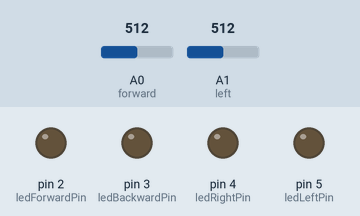
This sketch was run on a simulated Arduino Uno, built with avr-gcc and run on an emulated ATmega328P. Shown: output pins drawn as LEDs (lit = HIGH). Inputs (shaded band) come from the test bench; at power-on: A0 (forward) = 512, A1 (left) = 512. No radio packets arrive unless stated; what the sketch prints to the serial monitor is not drawn.

Above: at 1.2 s.
1.3 s: A0 (forward) set to 475
4.3 s: A0 (forward) set to 447
At 4.9 s:
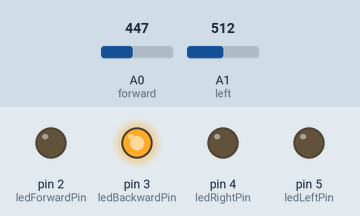
5.8 s: A1 (left) set to 478
8.8 s: A1 (left) set to 451
At 9.5 s:
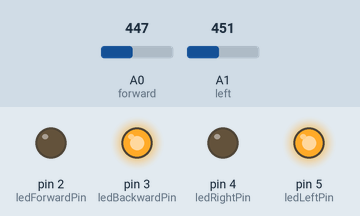
10.3 s: A0 (forward) set to 511
At 10.7 s:
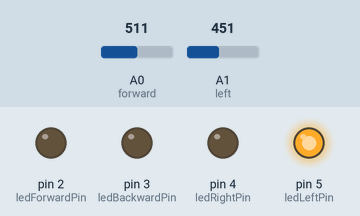
11.8 s: A1 (left) set to 900
At 13.0 s:
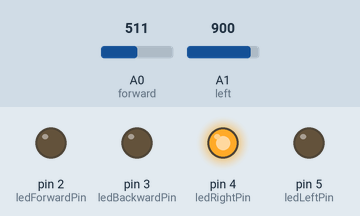
Timing chart, 0 to 14.3 s (numbered marks = the images above; inputs shaded):
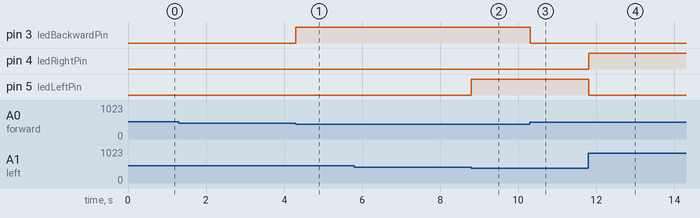

Measured:
- the behaviour switches between 462 and 461 on A0 (forward) (found by bisection; images 0 and 1)
- the behaviour switches between 462 and 461 on A1 (left) (found by bisection; images 1 and 2)
- after the input at 4.3 s, pin 3 (ledBackwardPin): LOW → HIGH at once
- after the input at 8.8 s, pin 5 (ledLeftPin): LOW → HIGH at once
- after the input at 10.3 s, pin 3 (ledBackwardPin): HIGH → LOW at once
- after the input at 11.8 s, pin 4 (ledRightPin): LOW → HIGH at once; pin 5 (ledLeftPin): HIGH → LOW at once

The sketch:

controller.ino
```cpp
#include <SPI.h>
#include <nRF24L01.h>
#include <RF24.h>

#define ledForwardPin 2
#define ledBackwardPin 3
#define ledRightPin 4
#define ledLeftPin 5

RF24 radio(9, 10); //CE and CSN
const byte address[6] = "00001";

volatile int joyFB = 0;
volatile int joyLR = 0;

volatile char dataToSend[4] = {0, 0, 0, 0}; //UP DOWN LEFT RIGHT

void setup() {
  Serial.begin(115200);

  //Timer1 Initialize
  TCCR1A = 0; //reset entire TCCR1A (Timer/Counter Control Register A) to 0
  TCCR1B = 0; //reset entire TCCR1B (Timer/Counter Control Register B) to 0
  TCNT1 = 0;
  //Set the prescaler to the deseired value by changing the CS10 CS11 and CS12 bits
  TCCR1B |= (1 << CS12) | (1 << WGM12); //Set CS12 to 1 so we get prescaler 256
  //enable compare match mode on register A
  TIMSK1 |= B00000010; //Set OCIE1A to 1 so we enable compare match A
  //OCR1A = (16e6 / (256*10)) - 1 = 6249 for 100ms interval
  OCR1A = 6249; //Set the value of register A
  sei(); //enable back the interrupt

  //Transmitter
  radio.begin();
  radio.openWritingPipe(address);
  radio.setPALevel(RF24_PA_MIN);
  radio.stopListening();

  //Led Pins
  pinMode(2, OUTPUT);
  pinMode(3, OUTPUT);
  pinMode(4, OUTPUT);
  pinMode(5, OUTPUT);

  //Joysticks
  pinMode(A0, INPUT); //forward/backward
  pinMode(A1, INPUT); //left/right
}

void tickJoy(void){
  if (joyFB > 512 + 50) { // Forward
    digitalWrite(ledForwardPin, HIGH);
    digitalWrite(ledBackwardPin, LOW);
    dataToSend[0] = 1; // UP
    dataToSend[1] = 0; // DOWN
  } else if (joyFB < 512 - 50) { // Backward
    digitalWrite(ledForwardPin, LOW);
    digitalWrite(ledBackwardPin, HIGH);
    dataToSend[0] = 0; // UP
    dataToSend[1] = 1; // DOWN
  } else { // Center/Default
    digitalWrite(ledForwardPin, LOW);
    digitalWrite(ledBackwardPin, LOW);
    dataToSend[0] = 0; // UP
    dataToSend[1] = 0; // DOWN
  }

  if (joyLR > 512 + 50) { // Right
    digitalWrite(ledRightPin, HIGH);
    digitalWrite(ledLeftPin, LOW);
    dataToSend[2] = 0; // LEFT
    dataToSend[3] = 1; // RIGHT
  } else if (joyLR < 512 - 50) { // Left
    digitalWrite(ledRightPin, LOW);
    digitalWrite(ledLeftPin, HIGH);
    dataToSend[2] = 1; // LEFT
    dataToSend[3] = 0; // RIGHT
  } else { // Center/Default
    digitalWrite(ledRightPin, LOW);
    digitalWrite(ledLeftPin, LOW);
    dataToSend[2] = 0; // LEFT
    dataToSend[3] = 0; // RIGHT
  }
}
void loop() {
  tickJoy();

  //radio.write(&dataToSend, sizeof(dataToSend));
  int success = radio.write(&dataToSend, sizeof(dataToSend));
  if (success) {
    Serial.println("Data sent successfully");
  } else {
    Serial.println("Data sending failed");
  }

}

//keep ISR short and minimal
ISR(TIMER1_COMPA_vect) {
  TCNT1 = 0;
  joyFB = analogRead(A0);
  joyLR = analogRead(A1);
}
```

mpu.cpp
```cpp
#include "mpu.h"

float rateRoll, ratePitch, rateYaw;
float offsetRoll, offsetPitch, offsetYaw;
int calibrationNum;
float accX, accY, accZ;
float angleRoll, anglePitch;

//Define the predicted angles and uncertanties
float kalmanAngleRoll = 0, kalmanUncertaintyAngleRoll = 2*2; //1st assume that initial state is on a leveled surface so 0 degs
float kalmanAnglePitch = 0, kalmanUncertaintyAnglePitch = 2*2; //however there are uncertanties therefore we set the standard dev. to be 2 deg

float kalman1DOutput[]={0,0}; //Initialize the output of the filter

//function that calculates the predicted angle and uncertainty using the Kalman equations
void kalman_1d(float &kalmanState, float &kalmanUncertainty, float kalmanInput, float kalmanMeasurement){
  kalmanState = kalmanState + 0.004*kalmanInput;
  kalmanUncertainty = kalmanUncertainty + 0.004*0.004*4*4;
  float kalmanGain = kalmanUncertainty*1/(1*kalmanUncertainty + 3*3);
  kalmanState = kalmanState + kalmanGain*(kalmanMeasurement-kalmanState);
  kalmanUncertainty = (1 - kalmanGain)*kalmanUncertainty;
  //kalman filter output
  kalman1DOutput[0] = kalmanState;
  kalman1DOutput[1] = kalmanUncertainty;
}

void gyro_signals(void){
  //Pull the accelerometer measurement from sensor
  Wire.beginTransmission(0x68);
  Wire.write(0x3B);
  Wire.endTransmission();
  Wire.requestFrom(0x68, 6);
  int16_t accXLSB = Wire.read() << 8 | Wire.read();
  int16_t accYLSB = Wire.read() << 8 | Wire.read();
  int16_t accZLSB = Wire.read() << 8 | Wire.read();

  //Access registers storing gyro measurements
  Wire.beginTransmission(0x68);
  Wire.write(0x43);
  Wire.endTransmission();
  Wire.requestFrom(0x68, 6);
  int16_t gyroX = Wire.read() << 8 | Wire.read();
  int16_t gyroY = Wire.read() << 8 | Wire.read();
  int16_t gyroZ = Wire.read() << 8 | Wire.read();

  rateRoll = (float)gyroX/65.5;
  ratePitch = (float)gyroY/65.5;
  rateYaw = (float)gyroZ/65.5;

  //Convert the acceleratometer measurements into physical values
  accX = (float)accXLSB/4096 - 0.06;
  accY = (float)accYLSB/4096 + 0.01;
  accZ = (float)accZLSB/4096 + 0.18;

  //Using geoemtry to calculate angle of roll and pitch in degrees
  angleRoll = atan(accY/sqrt(accX*accX+accZ*accZ))*1/(3.142/180);
  anglePitch = -atan(accX/sqrt(accY*accY+accZ*accZ))*1/(3.142/180);
}

void mpu_begin(){
  Wire.setClock(400000); //Set clock speed of I2C to 400kHz (comes from component spec)
  Wire.begin();
  delay(250); //must give the mpu6050 time to start
  Wire.beginTransmission(0x68);
  Wire.write(0x6B); //Start the gyro in power mode
  Wire.write(0x00);
  Wire.endTransmission();

  //////////////////////////////////////////////////////////
  Wire.beginTransmission(0x68); //Start I2C communication

  //Switch on the low pass filter
  Wire.write(0x1A);
  Wire.write(0x05);
  Wire.endTransmission();

  //Configure accelerometer output
  Wire.beginTransmission(0x68);
  Wire.write(0x1C);
  Wire.write(0x10);
  Wire.endTransmission();

  //Configure the gyroscope output
  Wire.beginTransmission(0x68);
  Wire.write(0x1B); //Set sensitivity scale factor
  Wire.write(0x8); //set senstivity scale factor
  Wire.endTransmission();

  //Calibrate the gyroscope to minimize offset errors
  for(calibrationNum = 0; calibrationNum < 2000; calibrationNum++){
    gyro_signals();
    offsetRoll += rateRoll;
    offsetPitch += ratePitch;
    offsetYaw += rateYaw;
    delay(1);
  }
  offsetRoll /= 2000;
  offsetPitch /= 2000;
  offsetYaw /= 2000;
}

void print_accXYZ(void){
  Serial.print("Acc X [g] = ");
  Serial.print(accX);
  Serial.print(" Acc Y [g] = ");
  Serial.print(accY);
  Serial.print(" Acc Z [g] = ");
  Serial.println(accZ);
}

void print_gyroXYZ(void){
  Serial.print("Roll rate [deg/s] = ");
  Serial.print(rateRoll);
  Serial.print(" Pitch rate [deg/s] = ");
  Serial.print(ratePitch);
  Serial.print(" Yaw Rate [deg/s] = ");
  Serial.println(rateYaw);
  delay(50);
}

void print_unfilteredAngles(void){
  Serial.print("Roll angle [deg] = ");
  Serial.print(angleRoll);
  Serial.print(" Pitch angle [deg] = ");
  Serial.println(anglePitch);
}

void print_kalmanMonitor(void){
  //Serial Monitor View
  Serial.print("Roll angle [deg] = ");
  Serial.print(kalmanAngleRoll);
  Serial.print(" Pitch angle [deg] = ");
  Serial.println(kalmanAnglePitch);
}

void print_kalmanPlotter(void){
  Serial.print(-10); // To freeze the lower limit
  Serial.print(" ");
  Serial.print(10); // To freeze the upper limit
  Serial.print(" ");
  Serial.print(kalmanAngleRoll);
  Serial.print(" ");
  Serial.println(kalmanAnglePitch);
}

void run_mpu(void){
  gyro_signals();

  rateRoll -= offsetRoll;
  ratePitch -= offsetPitch;
  rateYaw -= offsetYaw;


  //Start the Kalman Filter
  kalman_1d(kalmanAngleRoll, kalmanUncertaintyAngleRoll, rateRoll, angleRoll); //Roll
  kalmanAngleRoll = kalman1DOutput[0];
  kalmanUncertaintyAngleRoll = kalman1DOutput[1];
  kalman_1d(kalmanAnglePitch, kalmanUncertaintyAnglePitch, ratePitch, anglePitch); //Pitch
  kalmanAnglePitch = kalman1DOutput[0];
  kalmanUncertaintyAnglePitch = kalman1DOutput[1];
}
```

mpu.h
```cpp
#ifndef MPU_H
#define MPU_H

#include <Arduino.h>
#include <Wire.h>

//declar global kalman variables as extern so they are available across files
extern float kalmanAngleRoll;
extern float kalmanAnglePitch;

void kalman_1d(float &kalmanState, float &kalmanUncertainty, float kalmanInput, float kalmanMeasurement);
void gyro_signals(void);
void mpu_begin();
void print_accXYZ(void);
void print_gyroXYZ(void);
void print_unfilteredAngles(void);
void print_kalmanMonitor(void);
void print_kalmanPlotter(void);
void run_mpu(void);

#endif
```

pid.cpp
```cpp
#include "pid.h"

//PID scalar constants
float Kp = 1.0;
float Ki = 0.1;
float Kd = 0.01;

const float setPoint = 0.0; //Desired angle (upright default)

float error, proportional, integral, derivative, prevError;

float calculate_PID(float currAngle){
  error = currAngle - setPoint; //or setPoint - currAngle (whichever gives you the correct interpreation of positive/negative)

  proportional = error*Kp;

  integral = integral + (error*Ki);
  //Generally a good idea to limit the integral to some amount so it doesn't keep accumulating too much error which can cause problems
  if(integral > 400){
    integral = 400;
  }
  else if(integral < -400){
    integral = -400;
  }

  derivative = (error - prevError)*Kd;

  prevError = error;

  return proportional + integral + derivative;
}
```

pid.h
```cpp
#ifndef PID_H
#define PID_H

#include <Arduino.h>

//global variables
float calculate_PID(float currAngle);

#endif
```
